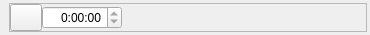
<?xml version="1.0" encoding="UTF-8"?>
<ui version="4.0">
 <class>TrackControlWindow</class>
 <widget class="QWidget" name="TrackControlWindow">
  <property name="geometry">
   <rect>
    <x>0</x>
    <y>0</y>
    <width>370</width>
    <height>35</height>
   </rect>
  </property>
  <property name="windowTitle">
   <string>d-jon fast control</string>
  </property>
  <property name="windowIcon">
   <iconset resource="../djon_rs.qrc">
    <normaloff>:/img/djon.png</normaloff>:/img/djon.png</iconset>
  </property>
  <layout class="QVBoxLayout" name="verticalLayout">
   <property name="spacing">
    <number>3</number>
   </property>
   <property name="leftMargin">
    <number>9</number>
   </property>
   <property name="topMargin">
    <number>3</number>
   </property>
   <property name="rightMargin">
    <number>3</number>
   </property>
   <property name="bottomMargin">
    <number>3</number>
   </property>
   <item>
    <widget class="QFrame" name="frame">
     <property name="frameShape">
      <enum>QFrame::StyledPanel</enum>
     </property>
     <property name="frameShadow">
      <enum>QFrame::Raised</enum>
     </property>
     <layout class="QHBoxLayout" name="horizontalLayout_2">
      <property name="spacing">
       <number>0</number>
      </property>
      <property name="margin">
       <number>0</number>
      </property>
      <item>
       <widget class="QPushButton" name="actionButton">
        <property name="maximumSize">
         <size>
          <width>32</width>
          <height>32</height>
         </size>
        </property>
        <property name="text">
         <string/>
        </property>
        <property name="icon">
         <iconset resource="../djon_rs.qrc">
          <normaloff>:/img/start.png</normaloff>:/img/start.png</iconset>
        </property>
       </widget>
      </item>
      <item>
       <widget class="QTimeEdit" name="timeEdit">
        <property name="maximumSize">
         <size>
          <width>80</width>
          <height>16777215</height>
         </size>
        </property>
        <property name="alignment">
         <set>Qt::AlignRight|Qt::AlignTrailing|Qt::AlignVCenter</set>
        </property>
        <property name="readOnly">
         <bool>true</bool>
        </property>
        <property name="displayFormat">
         <string>h:mm:ss</string>
        </property>
       </widget>
      </item>
      <item>
       <widget class="TreeComboBox" name="comboBox" native="true"/>
      </item>
     </layout>
    </widget>
   </item>
  </layout>
 </widget>
 <customwidgets>
  <customwidget>
   <class>TreeComboBox</class>
   <extends>QWidget</extends>
   <header>treecombobox.h</header>
   <container>1</container>
  </customwidget>
 </customwidgets>
 <resources>
  <include location="../djon_rs.qrc"/>
 </resources>
 <connections/>
</ui>
